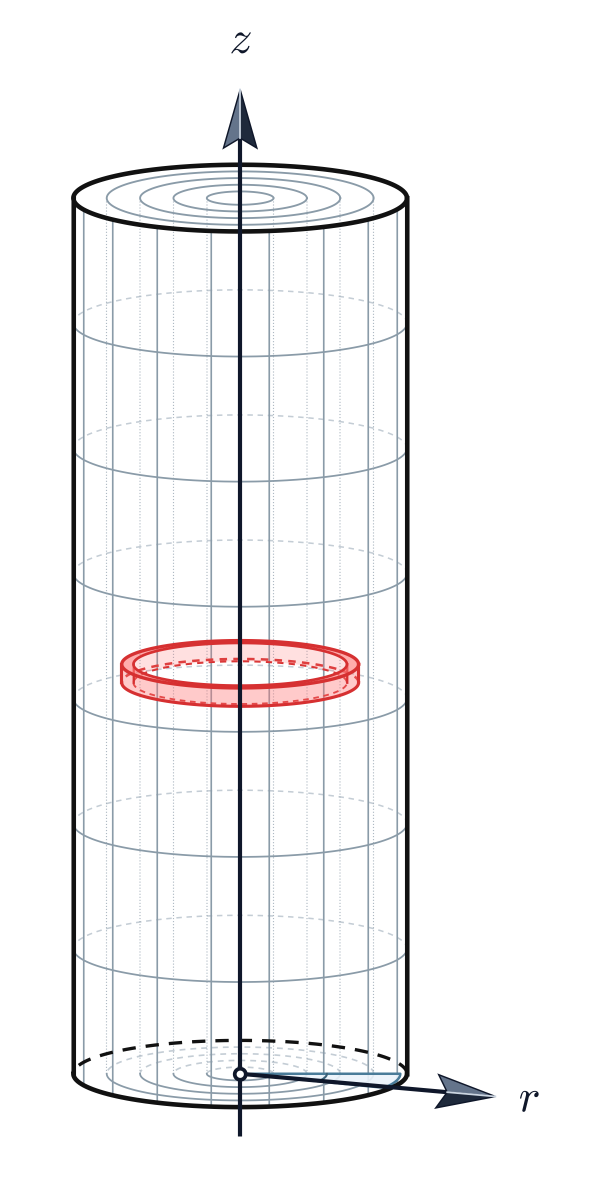
#> input picture figures/Archive/images/fvm_macro_cylinder.png, 1219 x 2386 px, found by its file name (shown at 1/2 size)
$ python plot_fvm_multiscale_macro_micro.py
#> lines starting #> are read from the running program, lines starting #| are printed output that depends on the picture
"""
Composite script: Stitch macro cylinder and micro 5-ring FVM topology into a single A4 full-width figure.
Includes:
- Left: fvm_macro_cylinder.png (Macro-scale cylindrical domain & mesh)
- Right: fvm_flux_annotated_v2.png (Micro-scale 5-ring FVM topology & heat flux vectors)
- Magnifier / Inset zoom callout effect connecting the red ring on the left to the right figure.
"""

import os
import numpy as np
import matplotlib
matplotlib.use('Agg')
import matplotlib.pyplot as plt
from matplotlib.patches import Rectangle, Polygon, FancyBboxPatch, FancyArrowPatch
from PIL import Image

# TeX Computer Modern font settings & Chinese fonts
plt.rcParams['font.sans-serif'] = ['Microsoft YaHei', 'SimHei', 'DejaVu Sans']
plt.rcParams['font.family'] = 'sans-serif'
plt.rcParams['axes.unicode_minus'] = False
plt.rcParams['mathtext.fontset'] = 'cm'

def create_composite_figure(output_path,
                            left_img_path,
                            right_img_path,
                            conn_type='dashed',      # 默认 2A 风格
                            box_style='black_solid', # 黑色实线方框
                            arrow_target='center',
                            gap=520.0):              # 靠近左图与右图，画布总宽缩窄约 10%
    """
    conn_type:
      'arrow': Reference 1 (XRD style) - Single bold black arrow pointing to the magnified card
      'dashed': Reference 2 (Volcano style) - Two black dashed ray lines connecting corresponding corners
    box_style:
      'red_dashed': Sharp red dashed box (like Reference 1, highlighting the red ring)
      'black_solid': Sharp black solid box (like Reference 2 Volcano plot)
    """
#> called with output_path = 'figures/fvm_multiscale_macro_micro.png', left_img_path = 'figures/fvm_macro_cylinder.png', right_img_path = 'figures/fvm_flux_annotated_v2.png', conn_type = 'dashed', box_style = 'black_solid', arrow_target = 'center', gap = 520
    im_left = Image.open(left_img_path).convert('RGBA')
#> im_left is the input picture: PIL image 1219x2386 RGBA; mean R, G, B, A 244.6, 243.8, 244.4, 255
    im_right_raw = Image.open(right_img_path).convert('RGBA')
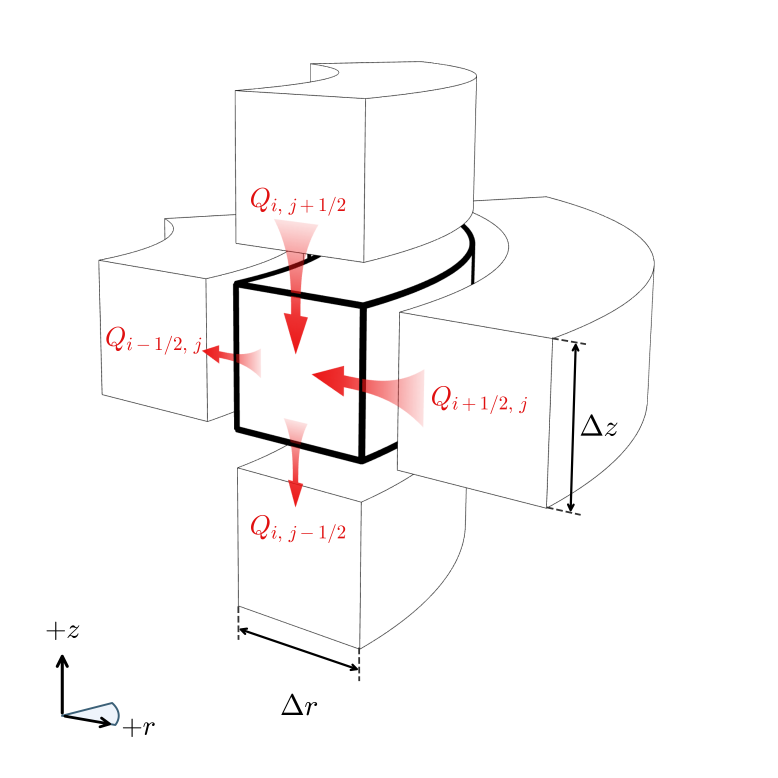
#> input picture figures/Archive/images/fvm_flux_annotated_v2.png, 2334 x 2334 px, found by its file name (shown at 1/3 size)
#> im_right_raw is the input picture: PIL image 2334x2334 RGBA; mean R, G, B, A 250.8, 249.5, 249.5, 255

    # 紧密裁剪右图，去除多余白边 (原图 2334x2334，有效内容 x: 139~1963, y: 183~2210)
    # 裁切为 x: 60~2060 (宽 2000), y: 100~2260 (高 2160)
    im_right = im_right_raw.crop((60, 100, 2060, 2260))
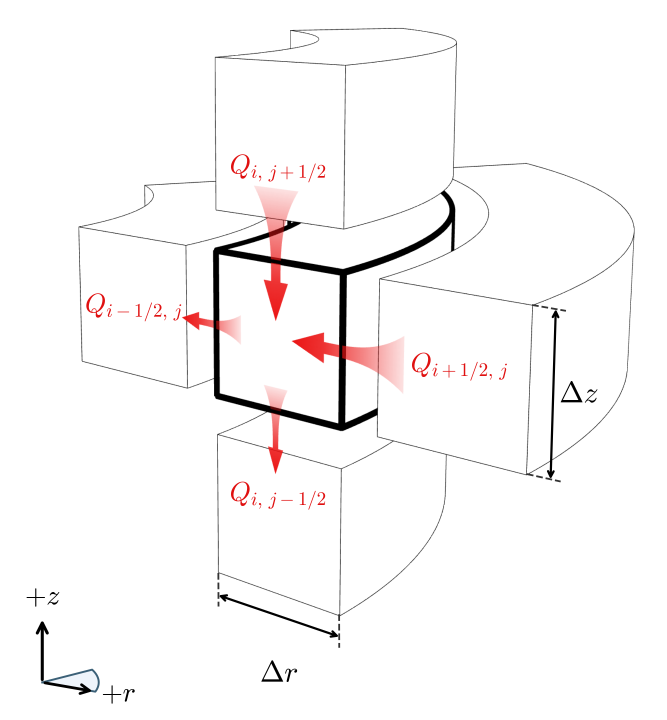
#> im_right: PIL image 2000x2160 RGBA (shown at 1/3 size); mean R, G, B, A 249.8, 248, 248, 255

    W_l, H_l = im_left.size
#> W_l = 1219; H_l = 2386
    W_r, H_r = im_right.size
#> W_r = 2000; H_r = 2160

    # 统一目标高度与画布布局 (针对 A4 横向通栏比例设计，高宽比约 1 : 1.85)
    target_H = 2200.0
    scale_l = target_H / float(H_l)
#> scale_l = 0.922
    scale_r = target_H / float(H_r)
#> scale_r = 1.02

    disp_W_l = W_l * scale_l   # ~ 1124 px
#> disp_W_l = 1124
    disp_W_r = W_r * scale_r   # ~ 2037 px
#> disp_W_r = 2037

    # 画布尺寸规划：纯净无文字，适度上下安全边距
    margin_left = 90.0
    margin_right = 90.0
    margin_top = 70.0
    margin_bottom = 70.0

    canvas_W = margin_left + disp_W_l + gap + disp_W_r + margin_right
#> canvas_W = 3861
    canvas_H = margin_top + target_H + margin_bottom

    # 使用 Matplotlib 创建超高分辨率合成画布 (300 DPI)
    fig = plt.figure(figsize=(canvas_W / 300.0, canvas_H / 300.0), dpi=300)
    ax = fig.add_axes([0, 0, 1, 1])
    ax.set_xlim(0, canvas_W)
    ax.set_ylim(canvas_H, 0)   # Y 轴向下，符合图像坐标系
    ax.axis('off')

    # -------------------------------------------------------------
    # 1. 放置左侧宏观圆柱图件
    # -------------------------------------------------------------
    x_l0 = margin_left
    y_l0 = margin_top
    ax.imshow(im_left, extent=[x_l0, x_l0 + disp_W_l, y_l0 + target_H, y_l0], zorder=10)

    # -------------------------------------------------------------
    # 2. 放置右侧微观五环热通量图件 (棱角分明、边界为黑线的外框)
    # -------------------------------------------------------------
    x_r0 = margin_left + disp_W_l + gap
#> x_r0 = 1734
    y_r0 = margin_top

    # 右侧卡片背景与棱角分明的黑色实线外框 (Sharp 90-degree black rectangular border)
    card_pad = 28.0
    card_x = x_r0 - card_pad
#> card_x = 1706
    card_y = y_r0 - card_pad
    card_w = disp_W_r + 2 * card_pad
#> card_w = 2093
    card_h = target_H + 2 * card_pad

    # 纯白底衬 + 纯黑锐利实线矩形框 (严格按照用户要求：棱角分明、边界为黑线)
    ax.add_patch(Rectangle(
        (card_x, card_y), card_w, card_h,
        facecolor='#ffffff', edgecolor='#000000',
        linewidth=2.4, zorder=8
    ))

    ax.imshow(im_right, extent=[x_r0, x_r0 + disp_W_r, y_r0 + target_H, y_r0], zorder=10)

    # -------------------------------------------------------------
    # 3. 计算左图红色圆环右侧微元切片的精确定位框
    # -------------------------------------------------------------
    # 红色圆环右边缘弧段微元范围: x in [610, 735], y in [1275, 1418]
    src_x1_raw = 610.0
    src_x2_raw = 735.0
    src_y1_raw = 1275.0
    src_y2_raw = 1418.0

    src_x1 = x_l0 + src_x1_raw * scale_l
#> src_x1 = 652.4
    src_x2 = x_l0 + src_x2_raw * scale_l
#> src_x2 = 767.7
    src_y1 = y_l0 + src_y1_raw * scale_l
#> src_y1 = 1245.6
    src_y2 = y_l0 + src_y2_raw * scale_l

    src_w = src_x2 - src_x1
    src_h = src_y2 - src_y1

    # 棱角分明的局部源取景框 (Sharp rectangle)
    if box_style == 'red_dashed':
        # 参考图 1：红色虚线/点划线框 (突出显示局部微元，与红色物料环视觉呼应)
        ax.add_patch(Rectangle(
            (src_x1, src_y1), src_w, src_h,
            fill=False, edgecolor='#dc2626',
            linestyle=(0, (6, 4)), linewidth=2.5, zorder=15
        ))
    elif box_style == 'black_solid':
        # 参考图 2：黑色实线矩形方框 (经典火山图风格)
        ax.add_patch(Rectangle(
            (src_x1, src_y1), src_w, src_h,
            fill=False, edgecolor='#000000',
            linestyle='-', linewidth=2.2, zorder=15
        ))
    elif box_style == 'black_dashed':
        # 黑色虚线矩形方框
        ax.add_patch(Rectangle(
            (src_x1, src_y1), src_w, src_h,
            fill=False, edgecolor='#000000',
            linestyle=(0, (6, 4)), linewidth=2.2, zorder=15
        ))

    # -------------------------------------------------------------
    # 4. 连接过渡效果 (彻底移除任何浅蓝色图像或半透明面填充)
    # -------------------------------------------------------------
    if conn_type == 'arrow':
        # 【风格 1：参考图 1 (XRD 风格)】 使用实心黑色箭头连接两张图
        src_cx = src_x2 + 8.0
        src_cy = (src_y1 + src_y2) / 2.0

        if arrow_target == 'center':
            tgt_x = card_x - 18.0
            tgt_y = card_y + card_h / 2.0
        else: # horizontal
            tgt_x = card_x - 18.0
            tgt_y = src_cy

        # 优雅大气的科研黑色实心引导箭头 (与参考图 1 风格一致)
        arrow = FancyArrowPatch(
            (src_cx, src_cy), (tgt_x, tgt_y),
            arrowstyle='-|>,head_length=18,head_width=11',
            mutation_scale=1.0,
            color='#000000',
            linewidth=2.8,
            zorder=20
        )
        ax.add_patch(arrow)

    elif conn_type == 'dashed':
        # 【风格 2：参考图 2 (火山图风格)】 黑色细虚线透射连接，无任何背景色
        line_top_src = (src_x2, src_y1)
        line_top_tgt = (card_x, card_y)

        line_bot_src = (src_x2, src_y2)
        line_bot_tgt = (card_x, card_y + card_h)

        ax.plot([line_top_src[0], line_top_tgt[0]],
                [line_top_src[1], line_top_tgt[1]],
                color='#000000', linestyle=(0, (6, 5)), linewidth=1.8, zorder=15)

        ax.plot([line_bot_src[0], line_bot_tgt[0]],
                [line_bot_src[1], line_bot_tgt[1]],
                color='#000000', linestyle=(0, (6, 5)), linewidth=1.8, zorder=15)

    # 保存为 300 DPI 超高清晰度图件
    plt.savefig(output_path, dpi=300, facecolor='white', edgecolor='none')
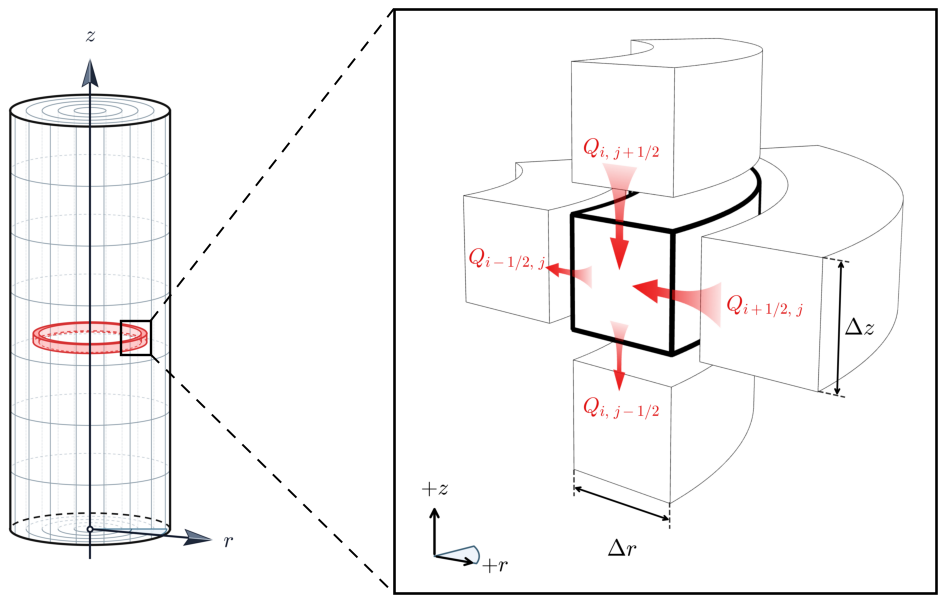
#> figure drawn by matplotlib, 1 panel
    plt.close()
    print(f"[OK] 成功生成: {output_path}")

def find_image(eda_dir, filename):
    for d in [eda_dir, os.path.join(eda_dir, 'Archive', 'images')]:
        p = os.path.join(d, filename)
        if os.path.exists(p):
            return p
    raise FileNotFoundError(f"找不到子图: {filename}")

if __name__ == '__main__':
    eda_dir = os.path.abspath(os.path.join(os.path.dirname(__file__), '..'))
    left_img = find_image(eda_dir, "fvm_macro_cylinder.png")
    right_img = find_image(eda_dir, "fvm_flux_annotated_v2.png")

    # 最终正式版 (2A 风格：黑实线框 + 经典黑色虚线投射 + 直角黑线外框，间距缩窄 10%)
    out_final = os.path.join(eda_dir, "fvm_multiscale_macro_micro.png")
    create_composite_figure(out_final, left_img, right_img, conn_type='dashed', box_style='black_solid', gap=520.0)
